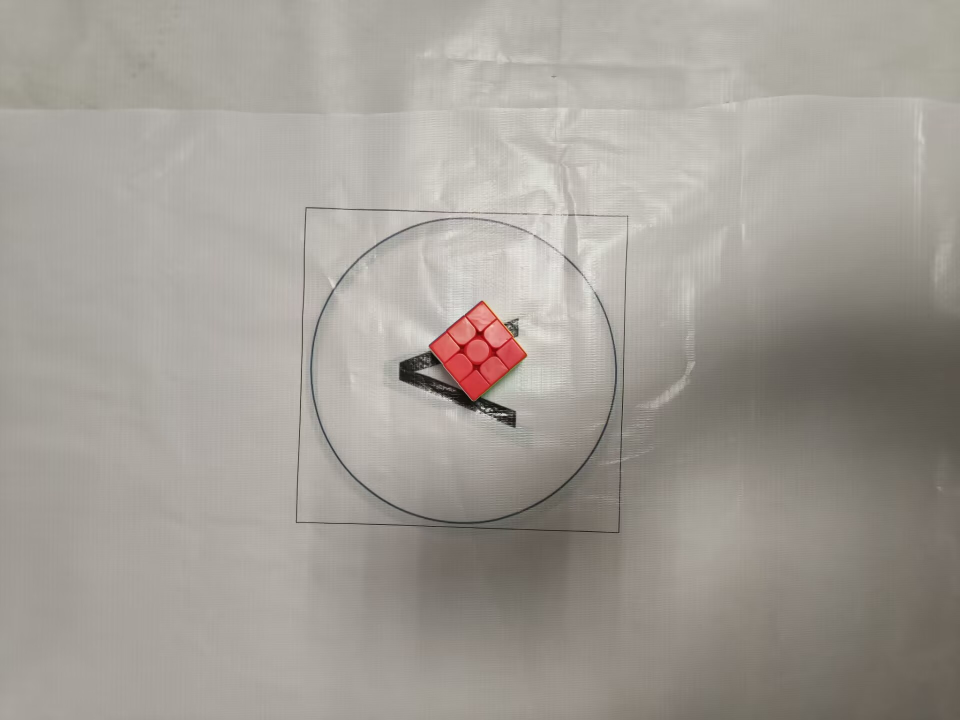
#> input picture 3151.jpg, 1920 x 1440 px, given in place of the camera (shown at 1/2 size)
$ python color_detect.py
#> lines starting #> are read from the running program, lines starting #| are printed output that depends on the picture; after the words box and inside, x2 and y2 are one past the last pixel; in counts of white or black regions, pixels touching at a corner belong together
#不可用于商用#

import cv2
import numpy as np

cap = cv2.VideoCapture(0)

# 默认设置摄像头分辨率为（1280，720）
# 如果感觉图像卡顿严重，可以降低为（640，320）
cap.set(3, 1280)
cap.set(4, 720)

# 设置红色的阙值
red_lower = np.array([0,76,88])
red_upper = np.array([179,255,255])

while 1:
    # ret为是否找到图像， frame是帧本身
    ret, frame = cap.read()
#> frame is the input picture: shape (1440, 1920, 3); mean B, G, R 150.4, 157.4, 162.5
    frame = cv2.imread("3150.jpg")#测试代码是读取图片，如果要读取视频流可以将该句注释
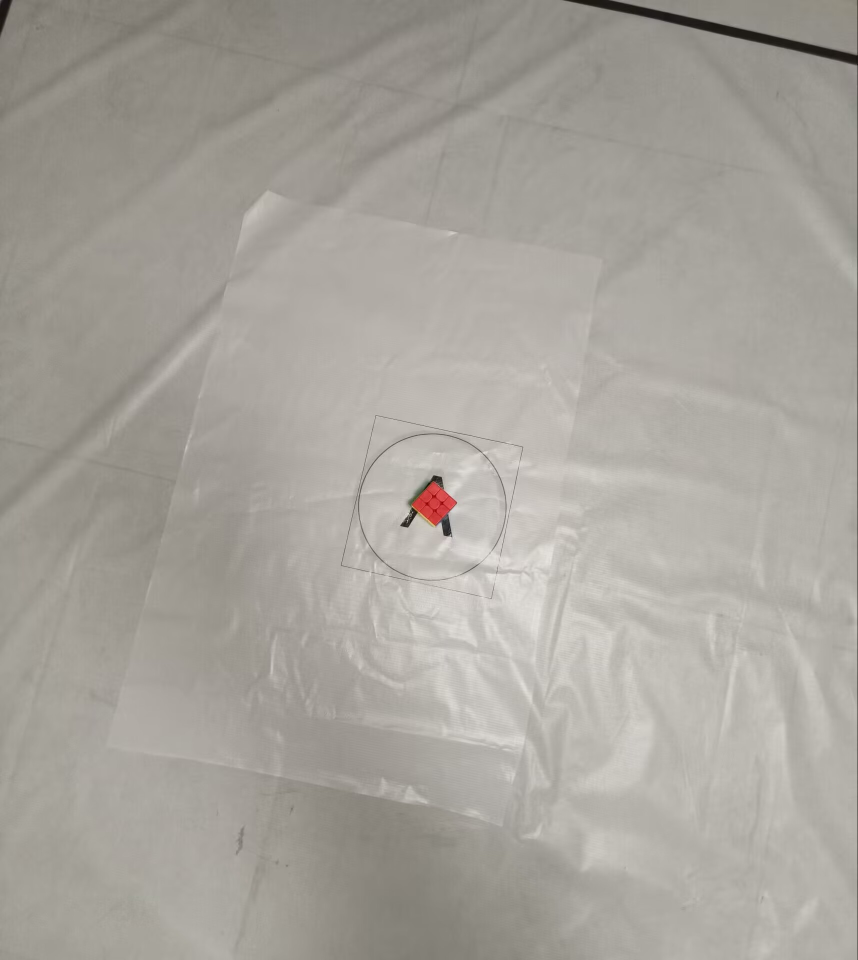
#> input picture 3150.jpg, 1715 x 1920 px (shown at 1/2 size)
#> frame is the input picture: shape (1920, 1715, 3); mean B, G, R 155.8, 163, 167
    #frame = cv2.GaussianBlur(frame, (5, 5), 0)  # 高斯模糊
    hsv = cv2.cvtColor(frame, cv2.COLOR_BGR2HSV)  # 转hsv
#> hsv: shape (1920, 1715, 3); mean H, S, V 19.7, 17.4, 167
    mask = cv2.inRange(hsv, red_lower, red_upper)  # 生成掩膜
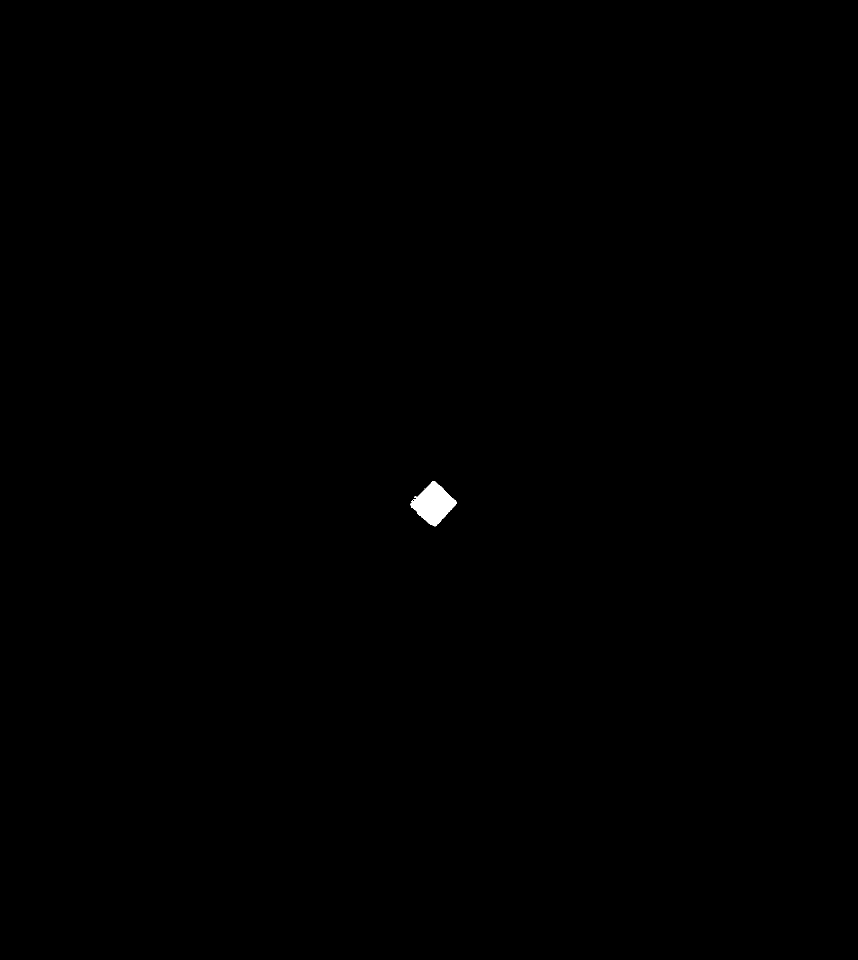
#> mask: shape (1920, 1715) (shown at 1/2 size); 0.14% white; 2 white regions (1 under 20 px), largest, box (x1, y1, x2, y2) and area: (821, 962, 914, 1053) 4635
    cv2.namedWindow("capture0", cv2.WINDOW_NORMAL);
    cv2.resizeWindow("capture0", 640, 480);
    cv2.imshow('capture0', mask)
    # 形态学操作
    mask = cv2.erode(mask, None, iterations=2)#腐蚀操作，值越大腐蚀越严重，使图像中的高亮区逐渐减小
#> mask: shape (1920, 1715); 0.12% white; 1 white region, box (x1, y1, x2, y2) and area: (824, 965, 911, 1050) 3890
    mask = cv2.dilate(mask, None, iterations=2)#膨胀操作，使图像中的高亮区域逐渐增长
#> mask: shape (1920, 1715); 0.14% white; 1 white region
    mask = cv2.GaussianBlur(mask, (3, 3), 0)
    res = cv2.bitwise_and(frame, frame, mask=mask)  # 与运算
    cnts = cv2.findContours(mask.copy(), cv2.RETR_EXTERNAL,
                            cv2.CHAIN_APPROX_SIMPLE)[-2]  # 检测颜色的轮廓
#> cnts = 1 contour; box (x1, y1, x2, y2) and area: (821, 962, 914, 1053) 4844
    if len(cnts) > 0:
        cnt = max(cnts, key=cv2.contourArea)#按照面积最大的方法来求最大轮廓
#> cnt = contour of 108 points, box (x1, y1, x2, y2) (821, 962, 914, 1053), area 4844
        (x, y), radius = cv2.minEnclosingCircle(cnt) #获得轮廓外接圆的圆心坐标与半径
#> x = 867; y = 1008; radius = 46.39
        cv2.circle(frame, (int(x), int(y)), int(radius) ,
                   (255, 0, 255), 2)  # 找到后在每个轮廓上画圆
#> frame: shape (1920, 1715, 3); 0.03% of pixels changed, all inside (x1, y1, x2, y2) = (820, 961, 915, 1056)
        print('x:', x, 'y:', y)
#| x: 867.0 y: 1008.0
    cv2.namedWindow("capture", cv2.WINDOW_NORMAL);
    cv2.resizeWindow("capture", 640, 480);
    cv2.imshow('capture', frame)
    if cv2.waitKey(1) == 27:  #esc退出
#> (key Esc is pressed here)
        break
#cap.release()
cv2.destroyAllWindows()
